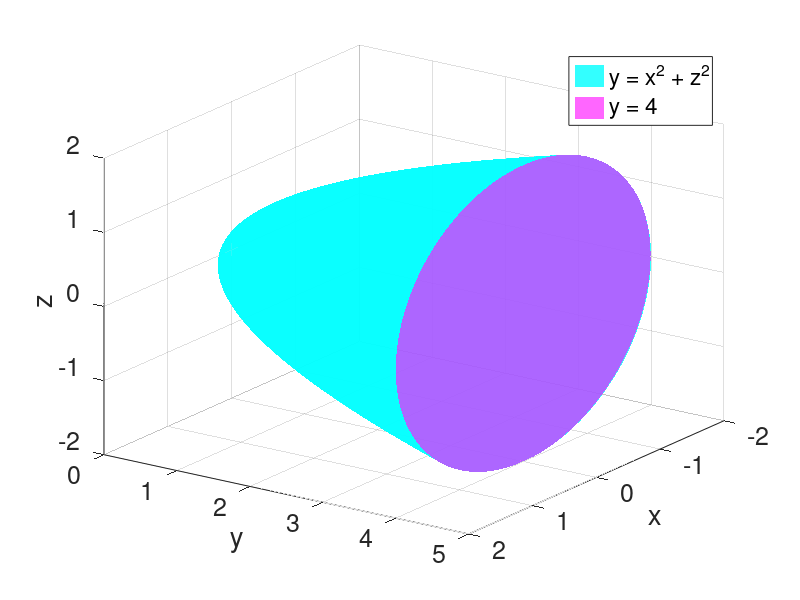

Source code (MATLAB):
function S15_6_Ex5()
%% Region of Integration for a Triple Integral
% Plots the surfaces bounding the solid E: the paraboloid y = x^2 + z^2
% and the plane y = 4, to help set up:
%
% \begin{example}{}{}
%   Evaluate $\iiint_E \sqrt{x^2+z^2}dV$ where $E$ is the region bounded by
%   the paraboloid $y=x^2+z^2$ and the plane $y=4$.
%
%   See L23\_Ex5 for a plot.
% \end{example}
%
%% Author Info
%
% Cleaned up by Claude from an original visualization written by
% Dr Matthew Harris, assistant professor at Clarkson University,
% for MA 231: Calculus 3.

close all

%% User parameters for math objects
y   = @(x,z) x.^2 + z.^2;
top = 4;   % plane y = top

%% Paraboloid (r = sqrt(top) at the plane) and the disk cap at y = top
[r, th] = meshgrid(linspace(0, sqrt(top), 60), linspace(0, 2*pi, 100));
Xp = r.*cos(th);  Zp = r.*sin(th);  Yp = y(Xp, Zp);
Xc = Xp;  Zc = Zp;  Yc = top*ones(size(Xc));

%% Plot
figure
hold on
hPar = surf(Xp, Yp, Zp, 'FaceColor', 'c', 'FaceAlpha', 0.8, 'EdgeColor', 'none', 'DisplayName', 'y = x^2 + z^2');
hCap = surf(Xc, Yc, Zc, 'FaceColor', 'm', 'FaceAlpha', 0.6, 'EdgeColor', 'none', 'DisplayName', 'y = 4');
xlabel('x'); ylabel('y'); zlabel('z')
set(gca, 'FontSize', 18)
legend([hPar hCap], 'Location', 'northeast')
view(125, 25)
grid on

end
